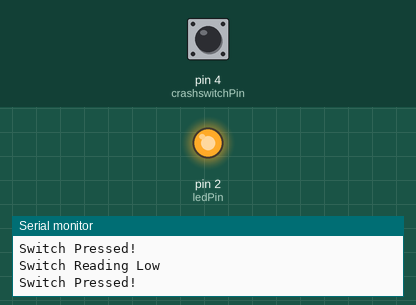
A sketch run on a simulated Arduino Uno, built with avr-gcc and run on an emulated ATmega328P. Shown: output pins drawn as LEDs (lit = HIGH), the last lines printed to the serial monitor. Inputs (shaded band) come from the test bench; at power-on: pin 4 (crashswitchPin) LOW.

Above: at 2.8 s.
2.9 s: pin 4 (crashswitchPin) pulled HIGH for 1.2 s
At 3.9 s:
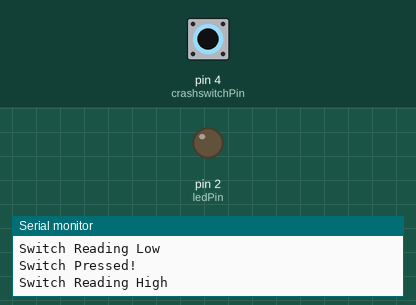
6.5 s: pin 4 (crashswitchPin) pulled HIGH for 3.2 s
At 10.5 s:
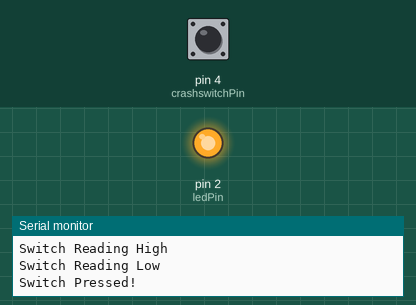
Timing chart, 0 to 12.0 s (numbered marks = the images above; inputs shaded):
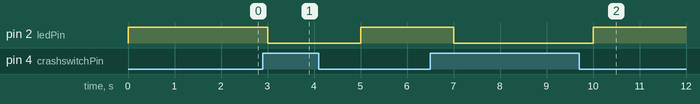

The sketch:

crash_switch.ino
```cpp
int ledPin = 2; // choose the pin for the LED
int crashswitchPin = 4; // Connect sensor to input pin 3

void setup() {
  Serial.begin(9600); // Init the serial port
  pinMode(ledPin, OUTPUT); // declare LED as output
  pinMode(crashswitchPin, INPUT); // declare Micro switch as input
}

void loop(){
  int val = digitalRead(crashswitchPin); // read input value
  if (val == HIGH) { // check if the input is HIGH
    digitalWrite(ledPin, LOW); // turn LED OFF
    Serial.println("Switch Reading High");
  } else {
    digitalWrite(ledPin, HIGH); // turn LED ON
    Serial.println("Switch Reading Low");
    Serial.println("Switch Pressed!");
  }
  delay(1000);
}
```

Measured:
- after the input at 2.9 s, pin 2 (ledPin): HIGH → LOW after 0.10 s, → HIGH 2.0 s later
- after the input at 6.5 s, pin 2 (ledPin): HIGH → LOW after 0.50 s, → HIGH 3.0 s later
